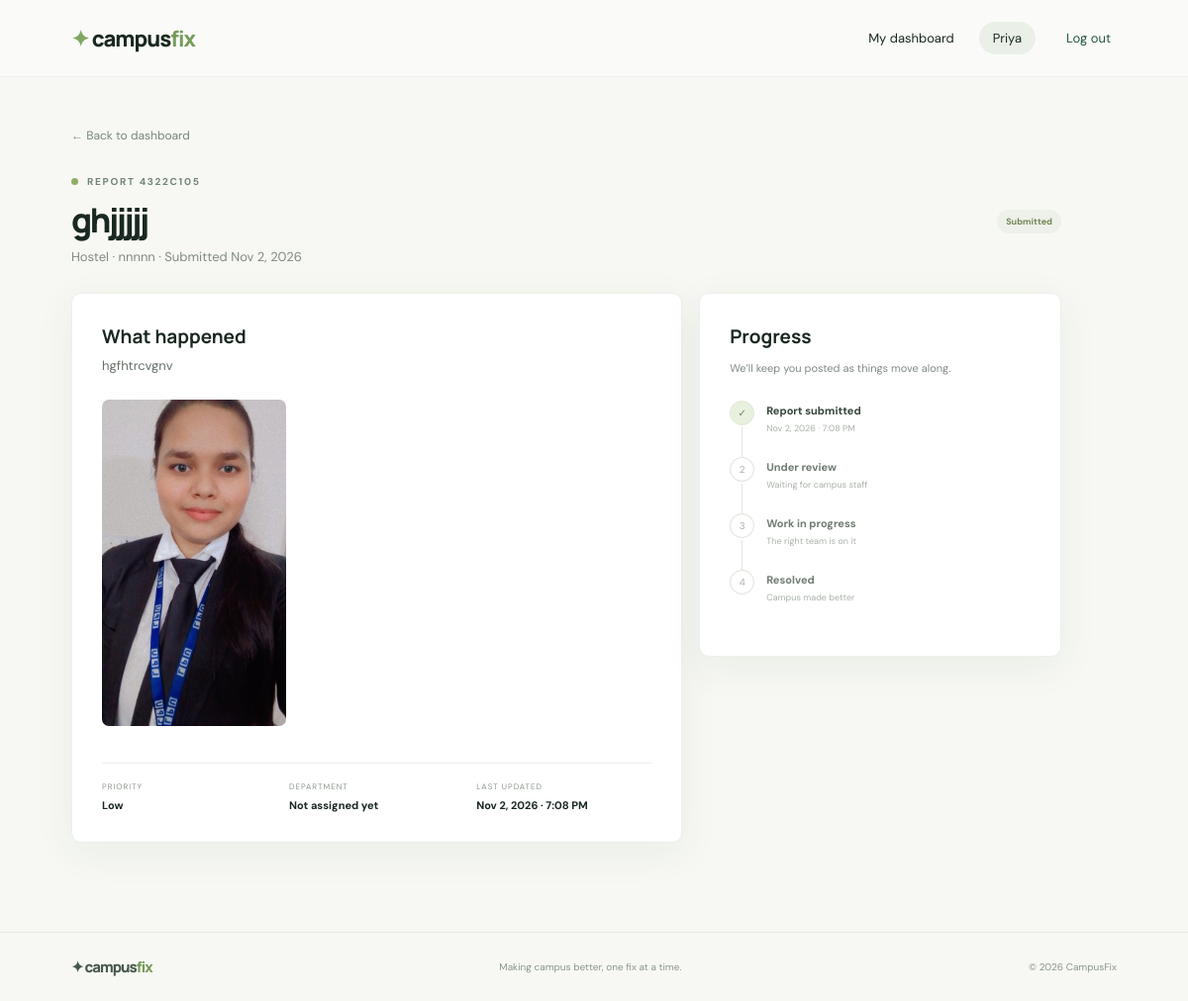
Screenshot of /complaints/4322C105/ (signed in) with the database file from the repository.
### complaints/models.py (models this page shows, shortened)
class Complaint(models.Model):
 CATEGORIES=[('Hostel','Hostel'),('Classroom','Classroom'),('Electricity','Electricity'),('Wi-Fi','Wi-Fi'),('Cleanliness','Cleanliness'),('Water','Water'),('Other','Other')]
 PRIORITIES=[('Low','Low'),('Normal','Normal'),('Urgent','Urgent')]
 STATUSES=[('Submitted','Submitted'),('Under Review','Under Review'),('In Progress','In Progress'),('Resolved','Resolved'),('Rejected','Rejected')]
 ticket_id=models.CharField(max_length=12,unique=True,editable=False)
 student=models.ForeignKey(settings.AUTH_USER_MODEL,on_delete=models.CASCADE,related_name='complaints')
 title=models.CharField(max_length=120);category=models.CharField(max_length=24,choices=CATEGORIES)
 location=models.CharField(max_length=120);description=models.TextField()
 priority=models.CharField(max_length=12,choices=PRIORITIES,default='Normal')
 image=models.ImageField(upload_to='complaints/%Y/%m/',blank=True,null=True)
 status=models.CharField(max_length=20,choices=STATUSES,default='Submitted')
 department=models.CharField(max_length=80,blank=True);admin_note=models.TextField(blank=True)
 created_at=models.DateTimeField(auto_now_add=True);updated_at=models.DateTimeField(auto_now=True)
 class Meta:ordering=['-created_at']

### complaints/views.py (the view)
# urls.py: urlpatterns=[path('',views.home,name='home'),path('signup/',views.signup,name='signup'),path('login/',views.login_view,name='login'),path('logout/',views.logout_view,name='logout'),path('dashboard/',v
@login_required
def complaint_detail(request,ticket_id):
 complaint=get_object_or_404(Complaint,ticket_id=ticket_id)
 if not (request.user.is_staff or complaint.student_id==request.user.id):return redirect('dashboard')
 return render(request,'detail.html',{'complaint':complaint})

### complaints/templates/detail.html (shortened to what this page needs)
{% extends 'base.html' %}{% block content %}<section class="detail-page"><a class="back-link" href="{% url 'dashboard' %}">← Back to dashboard</a><div class="detail-header"><div><div class="eyebrow"><i></i> REPORT {{ complaint.ticket_id }}</div><h1>{{ complaint.title }}</h1><p class="muted">{{ complaint.category }} · {{ complaint.location }} · Submitted {{ complaint.created_at|date:'M j, Y' }}</p></div><span class="status status-{{ complaint.status|slugify }}">{{ complaint.status }}</span></div><div class="detail-grid"><article class="detail-card"><h2>What happened</h2><p class="description">{{ complaint.description|linebreaksbr }}</p>{% if complaint.image %}<a href="{{ complaint.image.url }}" target="_blank"><img class="evidence" src="{{ complaint.image.url }}" alt="Supporting image"></a>{% endif %}<div class="detail-facts"><div><small>PRIORITY</small><b>{{ complaint.priority }}</b></div><div><small>DEPARTMENT</small><b>{{ complaint.department|default:'Not assigned yet' }}</b></div><div><small>LAST UPDATED</small><b>{{ complaint.updated_at|date:'M j, Y · g:i A' }}</b></div></div></article><aside class="timeline-card"><h2>Progress</h2><p class="muted">We’ll keep you posted as things move along.</p><div class="timeline"><div class="timeline-step done"><span>✓</span><div><b>Report submitted</b><small>{{ complaint.created_at|date:'M j, Y · g:i A' }}</small></div></div><div class="timeline-step "><span>{% if complaint.status != 'Submitted' %}✓{% else %}2{% endif %}</span><div><b>Under review</b><small>{% if complaint.status == 'Submitted' %}Waiting for campus staff{% else %}Your report has been reviewed{% endif %}</small></div></div><div class="timeline-step "><span>3</span><div><b>Work in progress</b><small>The right team is on it</small></div></div><div class="timeline-step "><span>4</span><div><b>Resolved</b><small>Campus made better</small></div></div></div></aside></div></section>{% endblock %}

### complaints/templates/base.html (shortened to what this page needs)
{% load static %}<!doctype html><html lang="en"><head><link rel="stylesheet" href="{% static 'style.css' %}"></head><body><nav class="nav"><a class="brand" href="{% url 'home' %}"><span class="brand-icon">✦</span> campus<span>fix</span></a><div class="nav-right">{% if user.is_authenticated %}<a href="{% url 'dashboard' %}">My dashboard</a><span class="user-chip">{{ user.first_name|default:user.username|title }}</span><form method="post" action="{% url 'logout' %}"><button class="link-button">Log out</button></form>{% else %}<a href="{% url 'login' %}">Log in</a><a class="button button-small" href="{% url 'signup' %}">Get started <span>↗</span></a>{% endif %}</div></nav><main>{% block content %}{% endblock %}</main><footer><span class="brand small-brand">✦ campus<span>fix</span></span><span>Making campus better, one fix at a time.</span><span>© 2026 CampusFix</span></footer></body></html>

### static/style.css (style rules this page uses)
:root { --ink:#192820;--muted:#738078;--green:#24553e;--paper:#f7f8f3;--line:#e6e9e2 }
* { box-sizing:border-box }
body { margin:0;background:var(--paper);color:var(--ink);font:15px 'DM Sans',sans-serif }
a { color:inherit;text-decoration:none }
.nav { height:78px;display:flex;align-items:center;justify-content:space-between;padding:0 max(calc((100vw - 1160px)/2),6vw);background:#fafbf8;border-bottom:1px solid #eff0eb }
.brand { font:800 22px Manrope;letter-spacing:-1px }
.brand span:last-child { color:#769b5b }
.brand-icon { color:#81a762 }
.nav-right { display:flex;align-items:center;gap:25px;font-size:13px }
.nav-right form { margin:0 }
.user-chip { border-radius:30px;background:#eaf0e7;padding:8px 14px }
.link-button,.text-link,.back-link { border:0;background:none;font:inherit;color:var(--green);cursor:pointer }
.eyebrow,.section-kicker { font-size:10px;font-weight:700;letter-spacing:1.7px;color:#718477;display:flex;align-items:center;gap:9px }
.eyebrow i { width:7px;height:7px;background:#91ad65;border-radius:50% }
h1,h2,h3,p { margin-top:0 }
h1 { font:800 54px/1.12 Manrope;letter-spacing:-2.5px;margin:20px 0 }
.auth-card,.complaint-card,.detail-card,.timeline-card,.admin-panel { background:white;border:1px solid #edf0ea;border-radius:10px;padding:30px;box-shadow:0 10px 40px #243e3010 }
.muted { color:#818a83;font-size:13px;line-height:1.65 }
.list-heading h2,.detail-card h2,.timeline-card h2,.admin-panel h2 { font:700 19px Manrope;margin:0 0 5px }
.status { display:inline-flex;border-radius:20px;padding:6px 9px;font-size:9px;font-weight:700;white-space:nowrap;background:#edf1e9;color:#718455 }
.form-page,.detail-page { max-width:920px;margin:48px auto 90px }
.back-link { display:inline-block;font-size:12px;color:#77877a;margin-bottom:32px }
.detail-page { max-width:1000px }
.detail-header { display:flex;justify-content:space-between;align-items:center;margin-bottom:25px }
.detail-header h1 { font-size:34px;margin:13px 0 8px }
.detail-header .muted { margin:0 }
.detail-grid { display:grid;grid-template-columns:1.35fr .8fr;gap:17px;align-items:start }
.description { font-size:13px;line-height:1.8;color:#657168 }
.evidence { max-width:100%;max-height:330px;object-fit:cover;border-radius:7px;margin:10px 0 }
.detail-facts { display:grid;grid-template-columns:repeat(3,1fr);gap:12px;border-top:1px solid #edf0eb;margin-top:22px;padding-top:18px }
.detail-facts div { display:grid;gap:7px }
.detail-facts small { font-size:8px;letter-spacing:1px;color:#8c968c }
.detail-facts b { font-size:11px }
.timeline-card>.muted { font-size:11px;margin:10px 0 24px }
.timeline-step { display:flex;gap:12px;position:relative;padding-bottom:23px;color:#a9b1a8 }
.timeline-step:not(:last-child):after { content:'';position:absolute;left:12px;top:27px;bottom:0;width:1px;background:#e1e6dd }
.timeline-step>span { z-index:1;width:25px;height:25px;border-radius:50%;border:1px solid #dce3d8;display:grid;place-items:center;background:white;font-size:10px;flex:none }
.timeline-step.done>span { background:#e8f0df;border-color:#dfe9d4;color:#63854d }
.timeline-step div { display:grid;gap:5px;padding-top:3px }
.timeline-step b { font-size:11px;color:#6f7b70 }
.timeline-step.done b { color:#344638 }
.timeline-step small { font-size:9px }
footer { border-top:1px solid #e6e9e2;padding:24px max(calc((100vw - 1160px)/2),6vw);display:flex;justify-content:space-between;align-items:center;color:#8b958d;font-size:10px }
.small-brand { font-size:15px;color:#46584a }
@media (max-width:1200px) { .hero,.feature-strip,.dash,.form-page,.detail-page { margin-left:6vw;margin-right:6vw } }

### rows the page displays
Complaint: ticket_id "4322C105", title "ghjjjjj", category "Hostel", location "nnnnn", created_at "Nov 2, 2026", status "Submitted", description "hgfhtrcvgnv", image (picture), priority "Low", department "Not assigned yet", updated_at "Nov 2, 2026 · 7:08 PM", created_at "Nov 2, 2026 · 7:08 PM"

### other values shown
{{ user.first_name|default:user.username|title }} "Priya"
